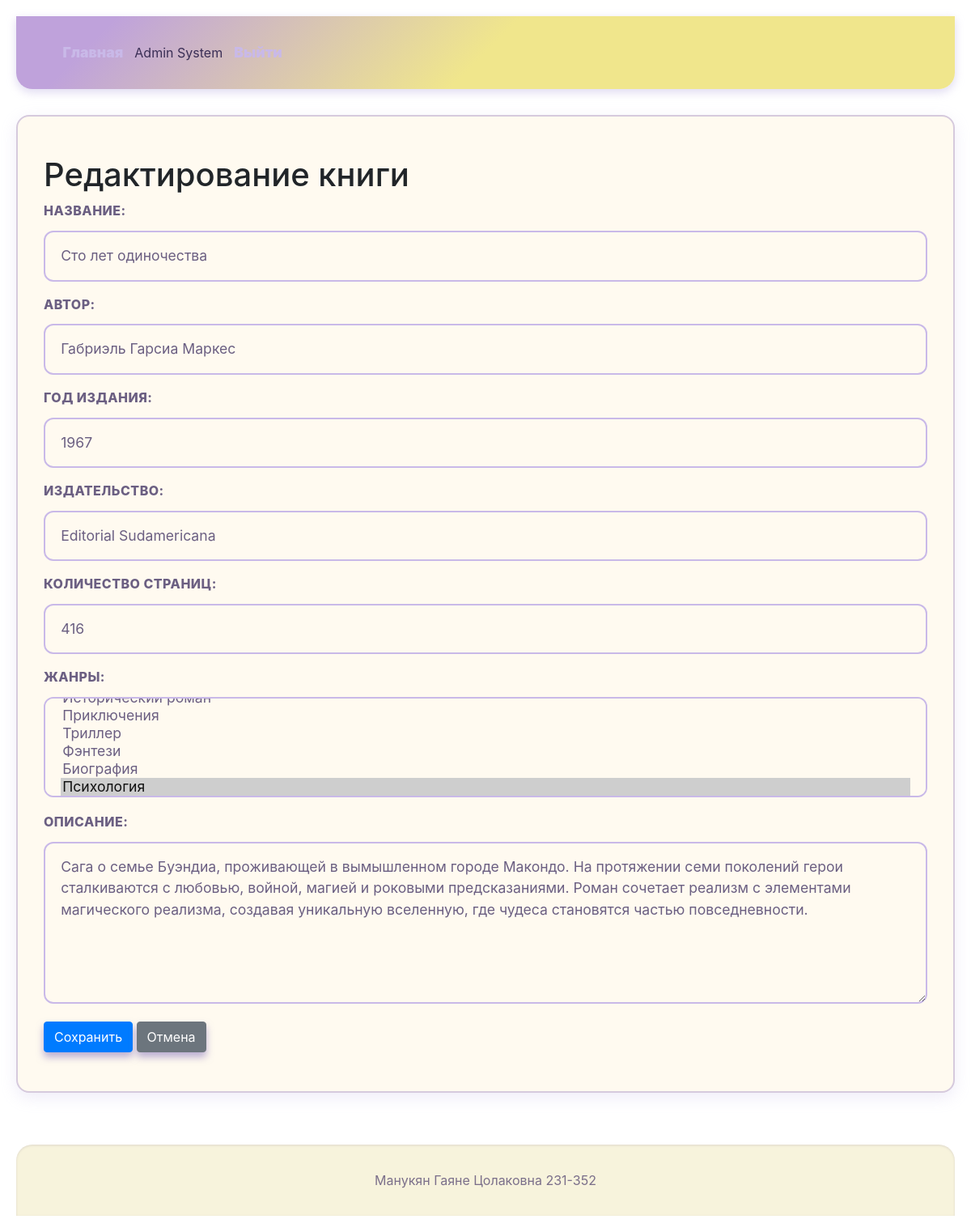
The page /books/2/edit (signed in) on the database as committed earlier.
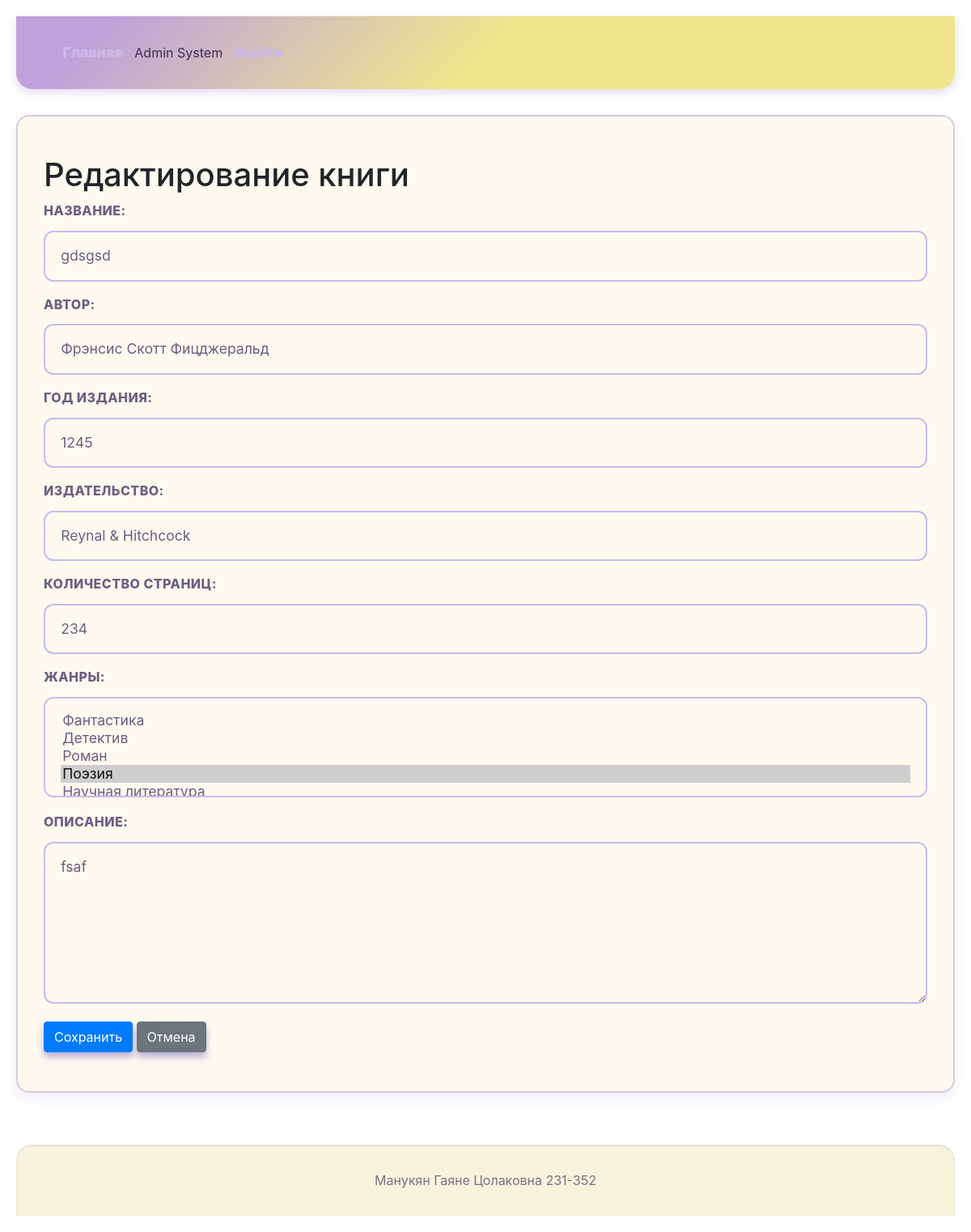
The same page on the database as committed later.
### models.py (models this page shows)
class Book(db.Model):
    __tablename__ = 'books'
    id = db.Column(db.Integer, primary_key=True)
    title = db.Column(db.String(100), nullable=False)
    description = db.Column(db.Text, nullable=False)
    year = db.Column(db.Integer, nullable=False)
    publisher = db.Column(db.String(100), nullable=False)
    author = db.Column(db.String(100), nullable=False)
    pages = db.Column(db.Integer, nullable=False)
    cover_id = db.Column(db.Integer, db.ForeignKey('covers.id', ondelete='CASCADE'), nullable=False, unique=True)  # Add ondelete
    cover = db.relationship('Cover', back_populates='book', uselist=False, cascade="all, delete-orphan", single_parent=True) # Add single_parent
    genres = db.relationship('Genre', secondary='book_genres', back_populates='books')
    reviews = db.relationship('Review', backref='book', lazy=True, cascade="all, delete-orphan")

### app.py (the view, shortened to what this page needs)
@app.route('/books/<int:book_id>/edit', methods=['GET', 'POST'])
@login_required
@role_required('admin', 'moderator')
def edit_book(book_id):
    book = Book.query.get_or_404(book_id)
    genres = Genre.query.all()
    now = datetime.now()
    return render_template('book_form.html', book=book, genres=genres, now=now)

### app.py (called while the page is built)
def role_required(*required_roles):
    def decorator(f):
        @wraps(f)
        def decorated_function(*args, **kwargs):
            if not current_user.is_authenticated:
                flash('Для выполнения данного действия необходимо пройти процедуру аутентификации', 'warning')
                return redirect(url_for('login'))
            if current_user.role.name not in required_roles:
                flash('У вас недостаточно прав для выполнения данного действия', 'danger')
                return redirect(url_for('index'))
            return f(*args, **kwargs)
        return decorated_function
    return decorator

@login_manager.user_loader
def load_user(user_id):
    return User.query.get(int(user_id))

### templates/book_form.html (shortened to what this page needs)
{% extends "base.html" %}
{% import "book_macros.html" as forms %}
{% block content %}
<h1 class="page-title">{{ 'Редактирование' if book else 'Добавление' }} книги</h1>
<form method="POST" enctype="multipart/form-data" class="book-form">
    {{ forms.book_form_fields(book, genres, now) }}
    <div class="form-actions">
        <button type="submit" class="btn btn-primary">Сохранить</button>
        <a href="{{ url_for('view_book', book_id=book.id) if book else url_for('index') }}" class="btn btn-secondary">Отмена</a>
    </div>
</form>
{% endblock %}

### templates/book_macros.html (shortened to what this page needs)
{% macro book_form_fields(book, genres, now) %}
    <div class="form-group">
        <label for="title">Название:</label>
        <input type="text" id="title" name="title" value="{{ book.title if book else '' }}" required>
    </div>
    <div class="form-group">
        <label for="author">Автор:</label>
        <input type="text" id="author" name="author" value="{{ book.author if book else '' }}" required>
    </div>
    <div class="form-group">
        <label for="year">Год издания:</label>
        <input type="number" id="year" name="year" min="1000" max="{{ now.year }}" value="{{ book.year if book else '' }}" required>
    </div>
    <div class="form-group">
        <label for="publisher">Издательство:</label>
        <input type="text" id="publisher" name="publisher" value="{{ book.publisher if book else '' }}" required>
    </div>
    <div class="form-group">
        <label for="pages">Количество страниц:</label>
        <input type="number" id="pages" name="pages" min="1" value="{{ book.pages if book else '' }}" required>
    </div>
    <div class="form-group">
        <label for="genres">Жанры:</label>
        <select id="genres" name="genres[]" multiple required>
            {% for genre in genres %}
                <option value="{{ genre.id }}"
                    {% if book and genre in book.genres %}selected{% endif %}>
                    {{ genre.name }}
                </option>
            {% endfor %}
        </select>
    </div>
    <div class="form-group">
        <label for="description">Описание:</label>
        <textarea id="description" name="description" required>{{ book.description if book else '' }}</textarea>
    </div>
{% endmacro %}

Rows that differ between the two databases and show on the page:
changed Book: title "Сто лет одиночества" → "gdsgsd"; author "Габриэль Гарсиа Маркес" → "Фрэнсис Скотт Фицджеральд"; year "1967" → "1245"; publisher "Editorial Sudamericana" → "Reynal & Hitchcock"; pages "416" → "234"; description "Сага о семье Буэндиа, проживающей в вымышленном городе Макондо. На протяжении семи поколений герои сталкиваются с любовью, войной, магией и роковыми предсказаниями. Роман сочетает реализм с элементами магического реализма, создавая уникальную вселенную, где чудеса становятся частью повседневности." → "fsaf"
Other text that changed with them:
form field value: "Приключения / Триллер / Фэнтези / Биография / Психология ☑" → "Фантастика / Детектив / Роман / Поэзия ☑"
